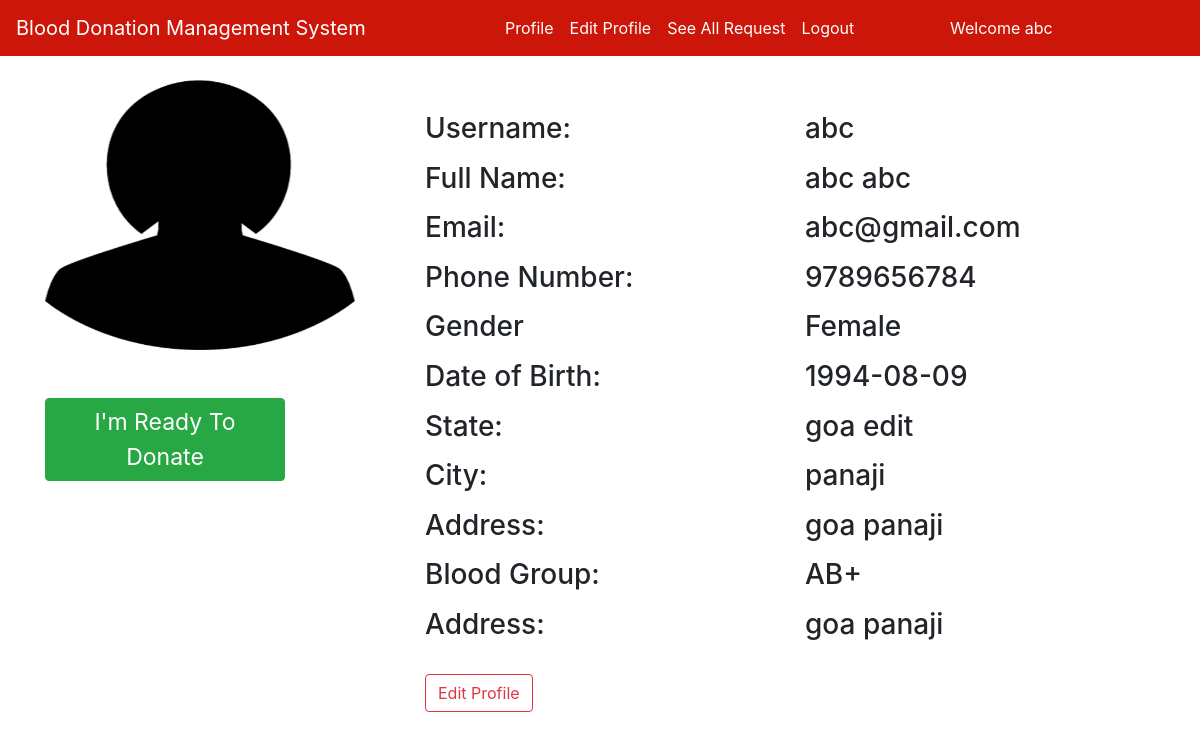
Page /profile/ (signed in) on the committed database.
### home/models.py (models this page shows, shortened)
class Donor(models.Model):
    donor = models.OneToOneField(User, on_delete=models.CASCADE, blank=True, null=True)
    date_of_birth = models.CharField(max_length=100)
    phone = models.CharField(max_length=10)
    city = models.CharField(max_length=100)
    state = models.CharField(max_length=100)
    address = models.TextField(max_length=500, default="")
    blood_group = models.ForeignKey(BloodGroup, on_delete=models.CASCADE)
    gender = models.CharField(max_length=10)
    image = models.ImageField(upload_to="")
    ready_to_donate = models.BooleanField(default=True)

class BloodGroup(models.Model):
    name = models.CharField(max_length=5)
    def __str__(self):
        return self.name

### home/views.py (the view)
# urls.py: path('profile/', views.profile, name='profile'),
@login_required(login_url = '/login')
def profile(request):
    donor_profile = Donor.objects.get(donor=request.user)
    return render(request, "profile.html", {'donor_profile':donor_profile})

### home/templates/profile.html (shortened to what this page needs)
{% extends 'base.html' %}
{% block body %}
<div class="container">
    <div class="row">
        <div class="col-md-4">
            <div>
                <img src="{{donor_profile.image.url}}" alt="" width="310px" height="270px">
                <br><br><br>
                {% if donor_profile.ready_to_donate %}
                <a href="/change_status/" class="btn btn-success" style="width: 15rem; font-size: 23px;">I'm Ready To Donate</a>
              {% else %}
                <a href="/change_status/" class="btn btn-danger" style="width: 15rem; font-size: 19px;">I'm Not Ready To Donate</a>
              {% endif %}
            </div>
        </div>
        <div class="col-md-8">
            <div>
                <div>
                    <br>
                    <div class="row mt-2">
                        <div class="col-md-6">
                            <h3>Username:</h3>
                        </div>
                        <div class="col-md-6">
                            <h3>{{user}}</h3>
                        </div>
                    </div>
                    <div class="row mt-2">
                        <div class="col-md-6">
                            <h3>Full Name:</h3>
                        </div>
                        <div class="col-md-6">
                            <h3>{{user.get_full_name}}</h3>
                        </div>
                    </div>
                    <div class="row mt-2">
                        <div class="col-md-6">
                            <h3>Email:</h3>
                        </div>
                        <div class="col-md-6">
                            <h3>{{user.email}}</h3>
                        </div>
                    </div>
                    <div class="row mt-2">
                        <div class="col-md-6">
                            <h3>Phone Number:</h3>
                        </div>
                        <div class="col-md-6">
                            <h3>{{donor_profile.phone}}</h3>
                        </div>
                    </div>
                    <div class="row mt-2">
                        <div class="col-md-6">
                            <h3>Gender</h3>
                        </div>
                        <div class="col-md-6">
                            <h3>{{donor_profile.gender}}</h3>
                        </div>
                    </div>
                    <div class="row mt-2">
                        <div class="col-md-6">
                            <h3>Date of Birth:</h3>
                        </div>
                        <div class="col-md-6">
                            <h3>{{donor_profile.date_of_birth}}</h3>
                        </div>
                    </div>
                    <div class="row mt-2">
                        <div class="col-md-6">
                            <h3>State:</h3>
                        </div>
                        <div class="col-md-6">
                            <h3>{{donor_profile.state}}</h3>
                        </div>
                    </div>
                    <div class="row mt-2">
                        <div class="col-md-6">
                            <h3>City:</h3>
                        </div>
                        <div class="col-md-6">
                            <h3>{{donor_profile.city}}</h3>
                        </div>
                    </div>
                    <div class="row mt-2">
                        <div class="col-md-6">
                            <h3>Address:</h3>
                        </div>
                        <div class="col-md-6">
                            <h3>{{donor_profile.address}}</h3>
                        </div>
                    </div>
                    <div class="row mt-2">
                        <div class="col-md-6">
                            <h3>Blood Group:</h3>
                        </div>
                        <div class="col-md-6">
                            <h3>{{donor_profile.blood_group}}</h3>
                        </div>
                    </div>
                    <div class="row mt-2">
                        <div class="col-md-6">
                            <h3>Address:</h3>
                        </div>
                        <div class="col-md-6">
                            <h3>{{donor_profile.address}}</h3>
                        </div>
                    </div>
                </div>
                <a href="/edit_profile/" class="btn btn-outline-danger mt-4">Edit Profile</a>
            </div>
        </div>
</div>
</div>
{% endblock %}

### home/templates/base.html (shortened to what this page needs)
<!DOCTYPE html>
<html lang="en">
  <head>
    <link
      rel="stylesheet"
      href="https://stackpath.bootstrapcdn.com/bootstrap/4.5.0/css/bootstrap.min.css"
    />
  </head>
  <body>
    <nav class="navbar navbar-expand-lg navbar-dark sticky-top">
      <a class="navbar-brand" href="/">Blood Donation Management System</a>
      <div class="collapse navbar-collapse" id="navbarNavAltMarkup">
        <div class="container w-75">
          <div class="navbar-nav">
            {% if request.user.is_authenticated %}
            <a class="nav-item nav-link active" href="/profile/">Profile</a>
            <a class="nav-item nav-link active" href="/edit_profile/"
              >Edit Profile</a
            >
            <a class="nav-item nav-link active" href="/see_all_request/"
              >See All Request</a
            >
            <a class="nav-item nav-link active" href="/logout/">Logout</a>
            {% endif %}
          </div>
          {% if request.user.is_authenticated %}
          <a href="#" class="nav-item nav-link active" style="color: white"
            >Welcome {{request.user}}</a
          >
          {% endif %}
        </div>
      </div>
    </nav>
    <br />
    {% block body %} {% endblock %}
  </body>
</html>

### home/templates/base.html (style rules this page uses)
.navbar { background-color: #cc1609; }

### rows in the picture
Donor: image (picture), phone "9789656784", gender "Female", date_of_birth "1994-08-09", state "goa edit", city "panaji", address "goa panaji", blood_group "AB+"

### other values in the picture
{{ request.user }} "abc"
{{ user }} "abc"
{{ user.get_full_name }} "abc abc"
{{ user.email }} "abc@gmail.com"
